Frame 1 (no input): blank canvas, image omitted
Frame 60 (the mouse pressed at the canvas centre just before this capture): blank canvas, image omitted
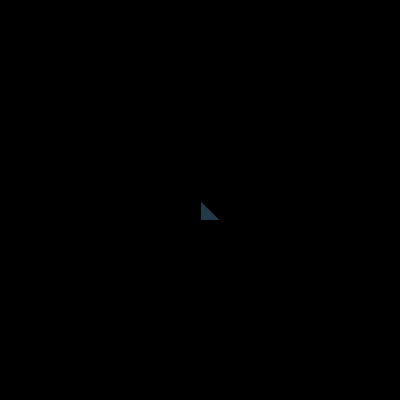
Frame 120 (the mouse held since frame 60 and released just before this capture)

The Processing sketch whose frames 1 and 60 were blank and that drew this single picture after the mouse press (run headless with seeded random() and noise(); from frame 60 on, the mouse is pressed at the canvas centre):

// Processing sketch: processing_158473
// ── processing_158473.pde

float radius = 1;
float angle = 0;
float speed = 1;
void setup(){
  size(400,400);
  background(0);
}
void draw(){
  fill(random(0,150),random(0,150),random(0,150));
  println(mousePressed);
  if(mousePressed){
  triangle(mouseY,mouseX,mouseX, mouseY+20, mouseX+20, mouseY+20);
}
}
